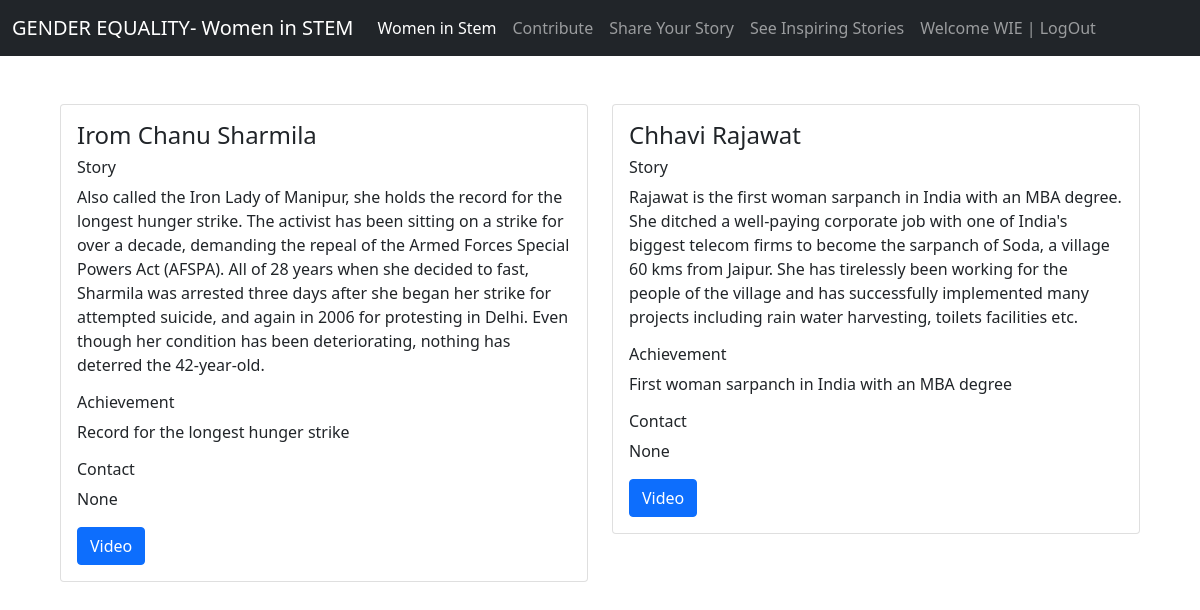
Page /seestory (signed in) on the committed database.
### womeninstem/models.py (models this page shows, shortened)
class StoryData(models.Model):
    namess = models.CharField(max_length=100)
    story = models.CharField(max_length=500)
    achievess = models.CharField(max_length=500)
    vlink = models.CharField(max_length=500)
    contact = models.CharField(max_length=500)

### womeninstem/views.py (the view)
# urls.py: path('seestory', views.seestory, name='seestory'),
def seestory(request):
    storyorder = StoryData.objects.all()
    return render(request,"seestory.html",{"storyorder":storyorder})

### templates/seestory.html
{% extends "base.html" %}
{% load static %}
{% block body %}
<div class="row m-5">
    {% for stories in storyorder %}
    <div class="col-sm-6">
      <div class="card">
        <div class="card-body">
          <h4 class="card-title">{{stories.namess}}</h4>
          <h6>Story</h6>
          <p class="card-text">{{stories.story}}</p>
          <h6>Achievement</h6>
          <p class="card-text">{{stories.achievess}}</p>
          <h6>Contact</h6>
          <p class="card-text">{{stories.contact}}</p>
          <a href="{{stories.vlink}}" class="btn btn-primary">Video</a>
        </div>
      </div>
    </div>
    {% endfor%}
  </div>
{% endblock body %}

### templates/base.html (shortened to what this page needs)
<!DOCTYPE html>
<html lang="en">
<head>
    <link href="https://cdn.jsdelivr.net/npm/bootstrap@5.0.2/dist/css/bootstrap.min.css" rel="stylesheet">
</head>
<body>
    <nav class="navbar navbar-expand-lg navbar-dark bg-dark">
        <div class="container-fluid">
          <a class="navbar-brand" href="/">GENDER EQUALITY- Women in STEM</a>
          <div class="collapse navbar-collapse" id="navbarSupportedContent">
            <ul class="navbar-nav me-auto mb-2 mb-lg-0">
              <li class="nav-item">
                <a class="nav-link active" aria-current="page" href="/womeninstem">Women in Stem</a>
              </li>
              <li class="nav-item">
                <a class="nav-link" href="/form">Contribute</a>
              </li>
              <li class="nav-item">
                <a class="nav-link" href="/sharestory">Share Your Story</a>
              </li>
              <li class="nav-item">
                <a class="nav-link" href="/seestory">See Inspiring Stories</a>
              </li>
              {% if user.is_authenticated %}
              <li class="nav-item">
                <a class="nav-link" href="/logout">Welcome {{request.user}} | LogOut</a></li>
      {% else %}
      <li>
        <a href="#">User</a>
      </li>
      {% endif %}
          </div>
        </div>
      </nav>
{% block body %}
{% endblock body %}
</body>
</html>

### rows in the picture
StoryData: namess "Irom Chanu Sharmila", story "Also called the Iron Lady of Manipur, she holds the record for the longest hunger strike. The activist has been sitting on a strike for over a decade, demanding the repeal of the Armed Forces Special Powers Act (AFSPA). All of 28 years when she decided to fast, Sharmila was arrested three days after she began her strike for attempted suicide, and again in 2006 for protesting in Delhi. Even though her condition has been deteriorating, nothing has deterred the 42-year-old.", achievess "Record for the longest hunger strike", contact "None"
StoryData: namess "Chhavi Rajawat", story "Rajawat is the first woman sarpanch in India with an MBA degree. She ditched a well-paying corporate job with one of India's biggest telecom firms to become the sarpanch of Soda, a village 60 kms from Jaipur. She has tirelessly been working for the people of the village and has successfully implemented many projects including rain water harvesting, toilets facilities etc.", achievess "First woman sarpanch in India with an MBA degree", contact "None"

### other values in the picture
{{ request.user }} "WIE"
